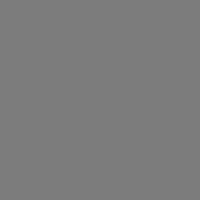
Frame 1 (no input)
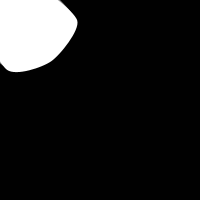
Frame 60 (the mouse pressed at the canvas centre just before this capture)
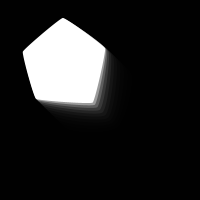
Frame 120 (the mouse held since frame 60 and released just before this capture)

The Processing sketch that drew these frames (run headless with seeded random() and noise(); from frame 60 on, the mouse is pressed at the canvas centre):

// Processing sketch: SoftBody
// ── SoftBody.pde
/**
 * Hybrid Springy Dude - a polygon with attitude
 * By Ira Greenberg 
 * 
 * Softbody dynamics simulation using curveVertex() and curveTightness()
 */
 
// center point
float centerX = 0, centerY = 0;

float radius = 45, rotAngle = -90;
float accelX, accelY;
float springing = .0085, damping = .98;

//corner nodes
int nodes = 5;
float nodeStartX[] = new float[nodes];
float nodeStartY[] = new float[nodes];
float[]nodeX = new float[nodes];
float[]nodeY = new float[nodes];
float[]angle = new float[nodes];
float[]frequency = new float[nodes];

// soft-body dynamics
float organicConstant = 1;

void setup() {
  size(200, 200);
  //center shape in window
  centerX = width/2;
  centerY = height/2;
  // iniitalize frequencies for corner nodes
  for (int i=0; i<nodes; i++){
    frequency[i] = random(5, 12);
  }
  noStroke();
  smooth();
  frameRate(30);
}

void draw() {
  //fade background
  fill(0, 100);
  rect(0,0,width, height);
  drawShape();
  moveShape();
}

void drawShape() {
  //  calculate node  starting locations
  for (int i=0; i<nodes; i++){
    nodeStartX[i] = centerX+cos(radians(rotAngle))*radius;
    nodeStartY[i] = centerY+sin(radians(rotAngle))*radius;
    rotAngle += 360.0/nodes;
  }

  // draw polygon
  curveTightness(organicConstant);
  fill(255);
  beginShape();
  for (int i=0; i<nodes; i++){
    curveVertex(nodeX[i], nodeY[i]);
  }
  for (int i=0; i<nodes-1; i++){
    curveVertex(nodeX[i], nodeY[i]);
  }
  endShape(CLOSE);
}

void moveShape() {
  //move center point
  float deltaX = mouseX-centerX;
  float deltaY = mouseY-centerY;

  // create springing effect
  deltaX *= springing;
  deltaY *= springing;
  accelX += deltaX;
  accelY += deltaY;

  // move predator's center
  centerX += accelX;
  centerY += accelY;

  // slow down springing
  accelX *= damping;
  accelY *= damping;

  // change curve tightness
  organicConstant = 1-((abs(accelX)+abs(accelY))*.1);

  //move nodes
  for (int i=0; i<nodes; i++){
    nodeX[i] = nodeStartX[i]+sin(radians(angle[i]))*(accelX*2);
    nodeY[i] = nodeStartY[i]+sin(radians(angle[i]))*(accelY*2);
    angle[i]+=frequency[i];
  }
}
